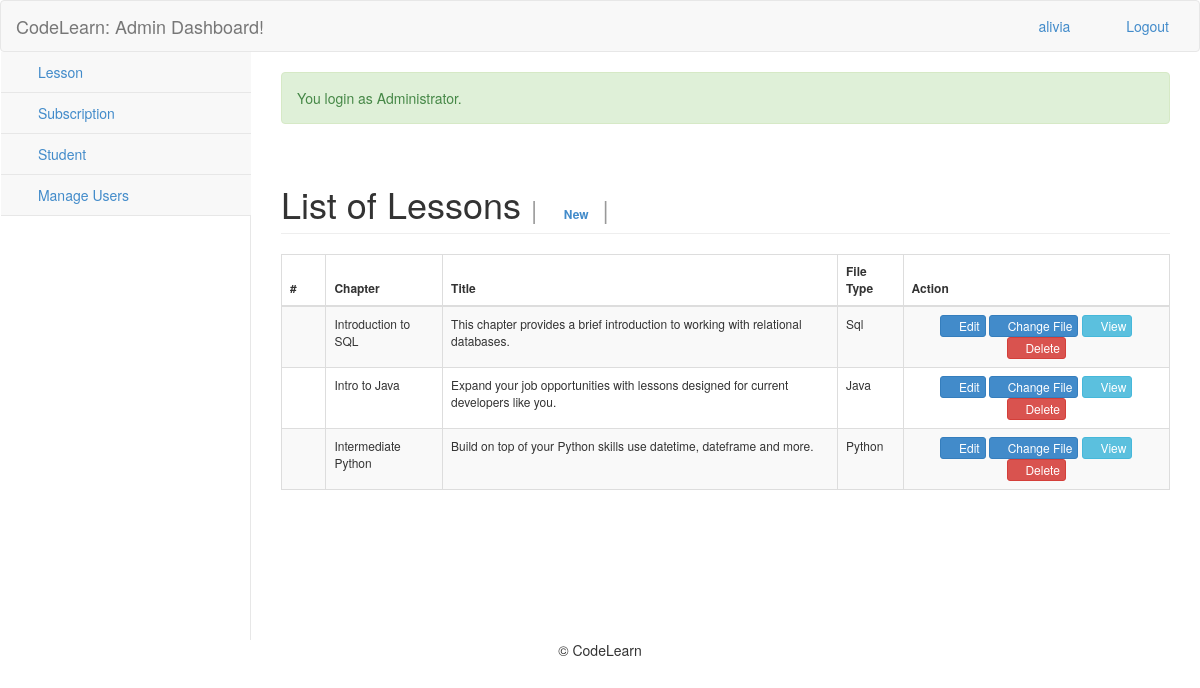
The app's page /admin/modules/lesson/index.php (signed in) with its own data.
### tables this page shows
CREATE TABLE `tbllesson` (
  `LessonID` int(11) NOT NULL,
  `LessonChapter` varchar(90) NOT NULL,
  `LessonTitle` varchar(90) NOT NULL,
  `FileLocation` text NOT NULL,
  `Category` varchar(90) NOT NULL,
  `image` varchar(50) DEFAULT NULL
);

### admin/modules/lesson/index.php (called while the page is built, shortened)
<?php
require_once("../../navigation/navigations.php");
?>

### include/database.php (called while the page is built, shortened)
<?php
class Database {
	var $sql_string = '';
	private $conn;
	public function open_connection() {
		$this->conn = mysqli_connect(server,user,pass);
		if(!$this->conn){
			echo "Problem in database connection! Contact administrator!";
			exit();
		}else{
			$db_select = mysqli_select_db($this->conn,database_name);
		}
	}
	function setQuery($sql='') {
		$this->sql_string=$sql;
	}
	function executeQuery() {
		$result = mysqli_query($this->conn,$this->sql_string);
		return $result;
	}
	private function confirm_query($result) {
		return $result;
	}
	function loadResultList( $key='' ) {
		$cur = $this->executeQuery();
		$array = array();
		while ($row = mysqli_fetch_object($cur)) {
			if ($key) {
				$array[$row->$key] = $row;
			} else {
				$array[] = $row;
			}
		}
		return $array;
	}
}
$mydb = new Database();
?>

### admin/modules/lesson/list.php (the view, shortened to what this page needs)
<div class="row">
     <div class="col-lg-12">
           <h1 class="page-header">List of Lessons <small>|  <label class="label label-xs" style="font-size: 12px"><a href="index.php?view=add">  <i class="fa fa-plus-circle fw-fa"></i> New</a></label> |</small></h1>
      		</div>
  		 </div>
 		    <form action="controller.php?action=delete" Method="POST">
		      <div class="table-responsive">
			<table id="example" class="table table-striped table-bordered table-hover table-responsive" style="font-size:12px" cellspacing="0">
			  <thead>
			  	<tr>
			  		<th width="5%">#</th>
			  		<th>Chapter</th>
			  		<th>Title</th>
			  		<th>File Type</th>
			  	 	<th width="30%" >Action</th>
			  	</tr>
			  </thead>
			  <tbody>
			  	<?php
			  		$mydb->setQuery("SELECT *
										FROM  `tbllesson`");
			  		$cur = $mydb->loadResultList();
					foreach ($cur as $result) {
			  		echo '<tr>';
			  		echo '<td width="5%" align="center"></td>';
			  		echo '<td>'. $result->LessonChapter.'</td>';
			  		echo '<td>'. $result->LessonTitle.'</td>';
			  		echo '<td>'. $result->Category.'</td>';
			  		if ($result->Category=="Docs") {
			  			$view = "index.php?view=viewpdf&id=".$result->LessonID;
			  		}else{
			  			$view = "index.php?view=viewpdf&id=".$result->LessonID;
			  		}
			  		echo '<td align="center" > <a title="Edit Details" href="index.php?view=edit&id='.$result->LessonID.'"  class="btn btn-primary btn-xs  ">  <span class="fa fa-edit fw-fa"></span> Edit</a>
			  					<a title="Change File" href="index.php?view=uploadfile&id='.$result->LessonID.'"  class="btn btn-primary btn-xs  ">  <span class="fa fa-upload fw-fa"></span> Change File</a>
			  					 <a title="View Files"  href="'.$view.'" class="btn btn-info btn-xs" ><span class="fa fa-info fw-fa"></span> View</a>
			  					 <a title="Delete" href="controller.php?action=delete&id='.$result->LessonID.'" class="btn btn-danger btn-xs" ><span class="fa fa-trash-o fw-fa"></span> Delete</a>
			  					 </td>';
			  		echo '</tr>';
			  	}
			  	?>
			  </tbody>
			</table>
		</div>
			</form>

### records on screen
tbllesson: LessonChapter "Introduction to SQL", LessonTitle "This chapter provides a brief introduction to working with relational databases.", Category "Sql"
tbllesson: LessonChapter "Intro to Java", LessonTitle "Expand your job opportunities with lessons designed for current developers like you.", Category "Java"
tbllesson: LessonChapter "Intermediate Python", LessonTitle "Build on top of your Python skills use datetime, dateframe and more.", Category "Python"

### other values on screen
$_SESSION['NAME'] "alivia"
$_SESSION['message'] "You login as Administrator."
